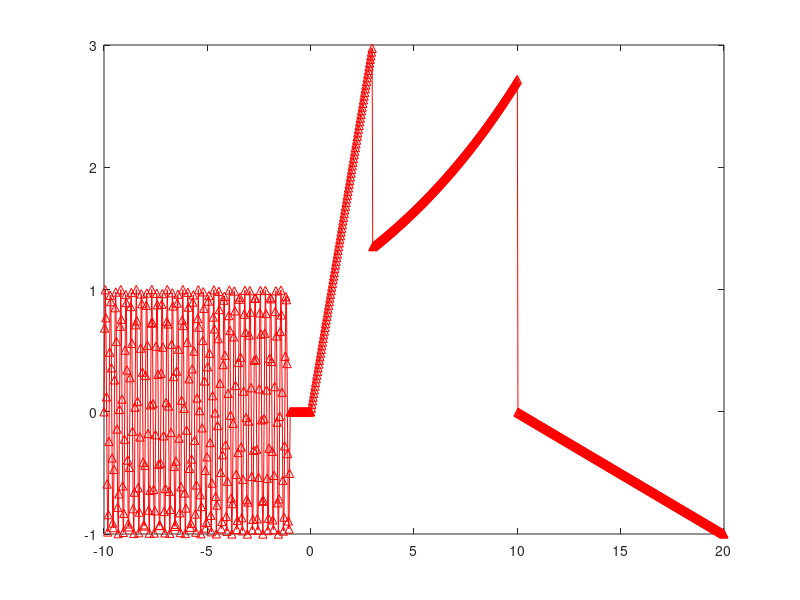

The MATLAB script that drew this image:
%% Piecewise Functions

x = linspace(-10, 20, 1000);
y = zeros(size(x));

for i=1:length(x)

  if x(i) < -1
    y(i) = sin(2*pi * x(i) * 4);

  elseif x(i) > -1 && x(i) <= 0
    y(i) = 0;

  elseif x(i) > 0 && x(i) <= 3
    y(i) = x(i);

  elseif x(i) > 3 && x(i) <= 10
    y(i) = exp(x(i) / 10);
    
  else
    y(i) = 1 - (x(i) / 10);
  end
end

figure(1), clf
plot(x, y, 'r-^')


% Better solution:
xidx = dsearchn(x', [-1 0 3 10]');   % breakpoints for piecewise functions
y(1:xidx(1))         = sin(2*pi * 4*x(1:xidx(1)));
y(xidx(1)+1:xidx(2)) = 0;
y(xidx(2)+1:xidx(3)) = x(xidx(2)+1:xidx(3));
y(xidx(3)+1:xidx(4)) = exp(x(xidx(3)+1:xidx(4)) / 10);
y(xidx(4)+1:end)     = 1 - x(xidx(4)+1:end) / 10;

